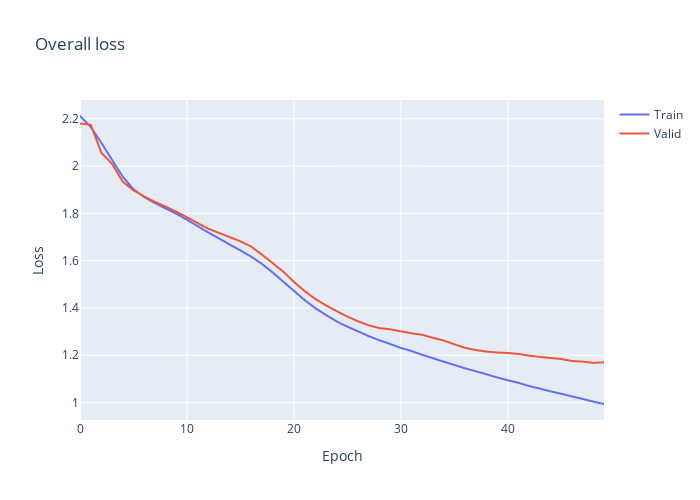

The notebook cell this image was saved under:
### Markdown cell above
### Evaluate Deep CNN

### Code cell
# Overall Loss
history = history_deep_cnn
fig = go.Figure()
fig.add_trace(go.Scattergl(
                    y=history.history['loss'],
                    name='Train'))

fig.add_trace(go.Scattergl(
                    y=history.history['val_loss'],
                    name='Valid'))

fig.update_layout(height=500, 
                  width=700,
                  title='Overall loss',
                  xaxis_title='Epoch',
                  yaxis_title='Loss')

fig.show()

### Figure 1 — Plotly figure (JSON) as saved in the notebook; plotly's stock layout.template omitted (floating-point values rounded to 4 significant figures)
{"data": [{"name": "Train", "type": "scattergl", "y": [2.212, 2.165, 2.098, 2.026, 1.955, 1.902, 1.869, 1.843, 1.82, 1.798, 1.773, 1.746, 1.719, 1.694, 1.668, 1.643, 1.617, 1.587, 1.551, 1.511, 1.473, 1.433, 1.4, 1.37, 1.343, 1.321, 1.301, 1.281, 1.263, 1.248, 1.231, 1.218, 1.202, 1.188, 1.173, 1.159, 1.145, 1.133, 1.12, 1.106, 1.094, 1.083, 1.07, 1.059, 1.047, 1.037, 1.026, 1.015, 1.004, 0.9938]}, {"name": "Valid", "type": "scattergl", "y": [2.18, 2.175, 2.056, 2.009, 1.934, 1.898, 1.872, 1.849, 1.829, 1.807, 1.784, 1.759, 1.735, 1.717, 1.699, 1.682, 1.66, 1.626, 1.59, 1.554, 1.51, 1.472, 1.438, 1.411, 1.387, 1.364, 1.344, 1.327, 1.315, 1.31, 1.301, 1.293, 1.286, 1.274, 1.263, 1.246, 1.231, 1.222, 1.216, 1.211, 1.21, 1.205, 1.198, 1.193, 1.189, 1.184, 1.176, 1.173, 1.168, 1.17]}], "layout": {"height": 500, "title": {"text": "Overall loss"}, "width": 700, "xaxis": {"title": {"text": "Epoch"}}, "yaxis": {"title": {"text": "Loss"}}}}
